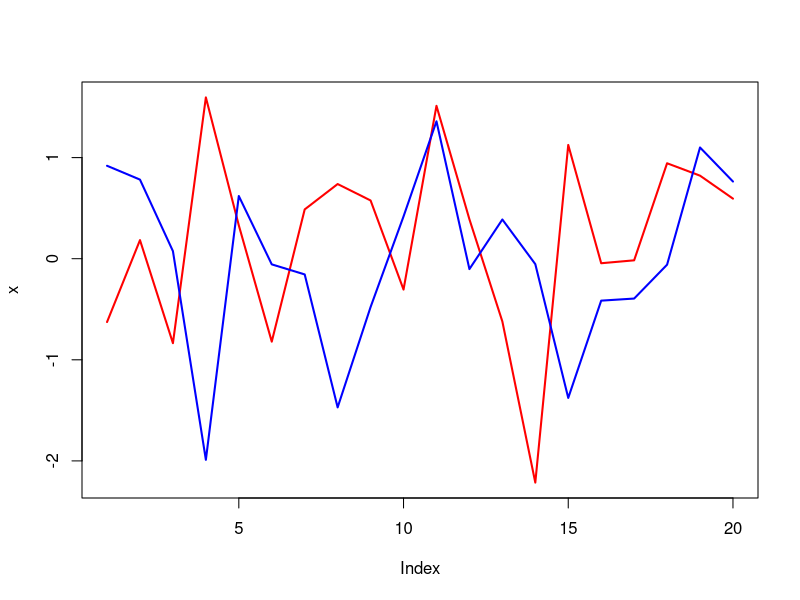

This chart was generated by the following R code: (Note: this script raises an error after producing the figure.)
set.seed(1)
x = rnorm(20)
y = rnorm(20)

# Figure 1
plot(x, type="l", col = "red", lwd = 2)
lines(y, col = "blue", lwd = 2)
make_phantom(text = c("Red", "Blue"), display = 1:2, colors = c("red", "blue"), sep = "  ")

# Figure 2
par(mfrow = c(1, 2))
plot(x, type="l", col = "red", lwd = 2)
make_phantom(text = c("Red", "Blue"), display = 1, colors = c("red", "blue"), sep = "  ")

plot(y, type="l", col = "blue", lwd = 2)
make_phantom(text = c("Red", "Blue"), display = 2, colors = c("red", "blue"), sep = "  ")
par(mfrow = c(1, 1))
# Notice the position of the text in the two titles compared with that of Figure 1
